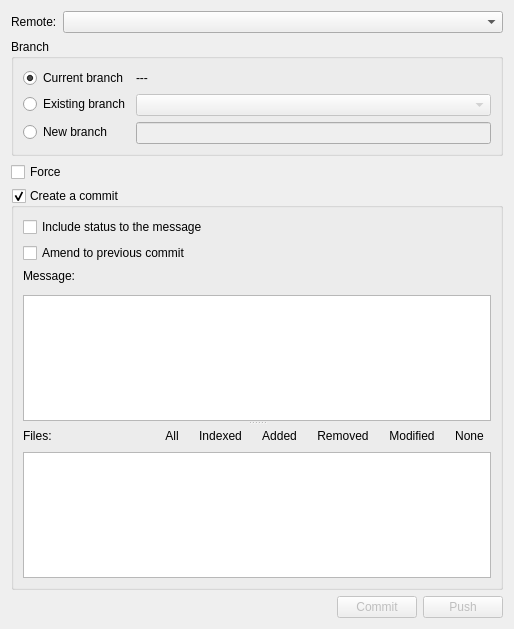
<?xml version="1.0" encoding="UTF-8"?>
<ui version="4.0">
 <class>CommitPushDialog</class>
 <widget class="QDialog" name="CommitPushDialog">
  <property name="geometry">
   <rect>
    <x>0</x>
    <y>0</y>
    <width>514</width>
    <height>629</height>
   </rect>
  </property>
  <property name="windowTitle">
   <string>Commit/Push</string>
  </property>
  <layout class="QVBoxLayout" name="verticalLayout_4">
   <item>
    <layout class="QFormLayout" name="formLayout_2">
     <item row="0" column="0">
      <widget class="QLabel" name="labelCurrentBranchName_2">
       <property name="text">
        <string>Remote:</string>
       </property>
      </widget>
     </item>
     <item row="0" column="1">
      <widget class="QComboBox" name="comboBoxRemote"/>
     </item>
    </layout>
   </item>
   <item>
    <widget class="QGroupBox" name="groupBox">
     <property name="title">
      <string>Branch</string>
     </property>
     <layout class="QFormLayout" name="formLayout">
      <item row="1" column="0">
       <widget class="QRadioButton" name="radioButtonCurrentBranch">
        <property name="text">
         <string>Current branch</string>
        </property>
        <property name="checked">
         <bool>true</bool>
        </property>
       </widget>
      </item>
      <item row="2" column="0">
       <widget class="QRadioButton" name="radioButtonExistingBranch">
        <property name="text">
         <string>Existing branch</string>
        </property>
       </widget>
      </item>
      <item row="2" column="1">
       <widget class="QComboBox" name="comboBoxBranch">
        <property name="enabled">
         <bool>false</bool>
        </property>
       </widget>
      </item>
      <item row="3" column="0">
       <widget class="QRadioButton" name="radioButtonNewBranch">
        <property name="text">
         <string>New branch</string>
        </property>
       </widget>
      </item>
      <item row="3" column="1">
       <widget class="QLineEdit" name="lineEditNewBranchName">
        <property name="enabled">
         <bool>false</bool>
        </property>
       </widget>
      </item>
      <item row="1" column="1">
       <widget class="QLabel" name="labelCurrentBranchName">
        <property name="text">
         <string>---</string>
        </property>
       </widget>
      </item>
     </layout>
    </widget>
   </item>
   <item>
    <widget class="QCheckBox" name="checkBoxForce">
     <property name="whatsThis">
      <string>&lt;html&gt;&lt;head/&gt;&lt;body&gt;&lt;p&gt;Usually, the command refuses to update a remote ref that is not an ancestor of the local ref used to overwrite it. Also, when --force-with-lease option is used, the command refuses to update a remote ref whose current value does not match what is expected.&lt;/p&gt;&lt;p&gt;This flag disables these checks, and can cause the remote repository to lose commits; use it with care.&lt;/p&gt;&lt;p&gt;&lt;br/&gt;&lt;/p&gt;&lt;p&gt;&lt;a href=&quot;https://git-scm.com/docs/git-push#Documentation/git-push.txt--f&quot;&gt;&lt;span style=&quot; text-decoration: underline; color:#007af4;&quot;&gt;More information...&lt;/span&gt;&lt;/a&gt;&lt;/p&gt;&lt;/body&gt;&lt;/html&gt;</string>
     </property>
     <property name="text">
      <string>Force</string>
     </property>
    </widget>
   </item>
   <item>
    <widget class="QGroupBox" name="groupBoxMakeCommit">
     <property name="title">
      <string>Create a commit</string>
     </property>
     <property name="checkable">
      <bool>true</bool>
     </property>
     <layout class="QVBoxLayout" name="verticalLayout_3">
      <item>
       <widget class="QCheckBox" name="checkBoxIncludeStatus">
        <property name="whatsThis">
         <string>&lt;html&gt;&lt;head/&gt;&lt;body&gt;&lt;p&gt;Include the output of &amp;quot;git status&amp;quot; in the commit message template when using an editor to prepare the commit message. &lt;/p&gt;&lt;p&gt;&lt;a href=&quot;https://git-scm.com/docs/git-commit#Documentation/git-commit.txt---status&quot;&gt;&lt;span style=&quot; text-decoration: underline; color:#2980b9;&quot;&gt;More information&lt;/span&gt;&lt;/a&gt;&lt;/p&gt;&lt;/body&gt;&lt;/html&gt;</string>
        </property>
        <property name="text">
         <string>Include status to the message</string>
        </property>
        <property name="tristate">
         <bool>true</bool>
        </property>
       </widget>
      </item>
      <item>
       <widget class="QCheckBox" name="checkBoxAmend">
        <property name="whatsThis">
         <string>&lt;html&gt;&lt;head/&gt;&lt;body&gt;&lt;p&gt;Replace the tip of the current branch by creating a new commit.&lt;/p&gt;&lt;p&gt;&lt;br/&gt;&lt;/p&gt;&lt;p&gt;&lt;a href=&quot;https://git-scm.com/docs/git-commit#Documentation/git-commit.txt---amend&quot;&gt;&lt;span style=&quot; text-decoration: underline; color:#2980b9;&quot;&gt;More info&lt;/span&gt;&lt;/a&gt;&lt;/p&gt;&lt;/body&gt;&lt;/html&gt;</string>
        </property>
        <property name="text">
         <string>Amend to previous commit</string>
        </property>
       </widget>
      </item>
      <item>
       <widget class="QSplitter" name="splitter">
        <property name="orientation">
         <enum>Qt::Vertical</enum>
        </property>
        <property name="childrenCollapsible">
         <bool>false</bool>
        </property>
        <widget class="QWidget" name="widget" native="true">
         <layout class="QVBoxLayout" name="verticalLayout_2">
          <property name="leftMargin">
           <number>0</number>
          </property>
          <property name="topMargin">
           <number>0</number>
          </property>
          <property name="rightMargin">
           <number>0</number>
          </property>
          <property name="bottomMargin">
           <number>0</number>
          </property>
          <item>
           <widget class="QLabel" name="label">
            <property name="text">
             <string>Message:</string>
            </property>
           </widget>
          </item>
          <item>
           <widget class="QWidget" name="widget_2" native="true"/>
          </item>
          <item>
           <widget class="CompletionTextEdit" name="textEditMessage">
            <property name="whatsThis">
             <string>&lt;html&gt;&lt;head/&gt;&lt;body&gt;&lt;p&gt;Use the given text as the commit message. &lt;/p&gt;&lt;p&gt;&lt;a href=&quot;https://git-scm.com/docs/git-commit#Documentation/git-commit.txt---messageltmsggt&quot;&gt;&lt;span style=&quot; text-decoration: underline; color:#2980b9;&quot;&gt;More information&lt;/span&gt;&lt;/a&gt;&lt;/p&gt;&lt;/body&gt;&lt;/html&gt;</string>
            </property>
           </widget>
          </item>
         </layout>
        </widget>
        <widget class="QWidget" name="layoutWidget">
         <layout class="QVBoxLayout" name="verticalLayout">
          <item>
           <layout class="QHBoxLayout" name="horizontalLayout_2">
            <item>
             <widget class="QLabel" name="label_2">
              <property name="text">
               <string>Files:</string>
              </property>
             </widget>
            </item>
            <item>
             <spacer name="horizontalSpacer_2">
              <property name="orientation">
               <enum>Qt::Horizontal</enum>
              </property>
              <property name="sizeHint" stdset="0">
               <size>
                <width>40</width>
                <height>20</height>
               </size>
              </property>
             </spacer>
            </item>
            <item>
             <widget class="QToolButton" name="toolButtonAddAll">
              <property name="text">
               <string>All</string>
              </property>
              <property name="autoRaise">
               <bool>true</bool>
              </property>
             </widget>
            </item>
            <item>
             <widget class="QToolButton" name="toolButtonAddIndexed">
              <property name="text">
               <string>Indexed</string>
              </property>
              <property name="autoRaise">
               <bool>true</bool>
              </property>
             </widget>
            </item>
            <item>
             <widget class="QToolButton" name="toolButtonAddAdded">
              <property name="text">
               <string>Added</string>
              </property>
              <property name="autoRaise">
               <bool>true</bool>
              </property>
             </widget>
            </item>
            <item>
             <widget class="QToolButton" name="toolButtonAddRemoved">
              <property name="text">
               <string>Removed</string>
              </property>
              <property name="autoRaise">
               <bool>true</bool>
              </property>
             </widget>
            </item>
            <item>
             <widget class="QToolButton" name="toolButtonAddModified">
              <property name="text">
               <string>Modified</string>
              </property>
              <property name="autoRaise">
               <bool>true</bool>
              </property>
             </widget>
            </item>
            <item>
             <widget class="QToolButton" name="toolButtonAddNone">
              <property name="text">
               <string>None</string>
              </property>
              <property name="autoRaise">
               <bool>true</bool>
              </property>
             </widget>
            </item>
           </layout>
          </item>
          <item>
           <widget class="QListView" name="listView">
            <property name="contextMenuPolicy">
             <enum>Qt::CustomContextMenu</enum>
            </property>
           </widget>
          </item>
         </layout>
        </widget>
       </widget>
      </item>
     </layout>
    </widget>
   </item>
   <item>
    <layout class="QHBoxLayout" name="horizontalLayout">
     <item>
      <spacer name="horizontalSpacer">
       <property name="orientation">
        <enum>Qt::Horizontal</enum>
       </property>
       <property name="sizeHint" stdset="0">
        <size>
         <width>40</width>
         <height>20</height>
        </size>
       </property>
      </spacer>
     </item>
     <item>
      <widget class="QPushButton" name="pushButtonCommit">
       <property name="enabled">
        <bool>false</bool>
       </property>
       <property name="text">
        <string>Commit</string>
       </property>
      </widget>
     </item>
     <item>
      <widget class="QPushButton" name="pushButtonPush">
       <property name="enabled">
        <bool>false</bool>
       </property>
       <property name="text">
        <string>Push</string>
       </property>
      </widget>
     </item>
    </layout>
   </item>
  </layout>
 </widget>
 <customwidgets>
  <customwidget>
   <class>CompletionTextEdit</class>
   <extends>QTextEdit</extends>
   <header>widgets/completiontextedit.h</header>
  </customwidget>
 </customwidgets>
 <tabstops>
  <tabstop>radioButtonCurrentBranch</tabstop>
  <tabstop>radioButtonExistingBranch</tabstop>
  <tabstop>comboBoxBranch</tabstop>
  <tabstop>radioButtonNewBranch</tabstop>
  <tabstop>lineEditNewBranchName</tabstop>
  <tabstop>checkBoxIncludeStatus</tabstop>
  <tabstop>checkBoxAmend</tabstop>
  <tabstop>textEditMessage</tabstop>
  <tabstop>toolButtonAddAll</tabstop>
  <tabstop>toolButtonAddIndexed</tabstop>
  <tabstop>toolButtonAddNone</tabstop>
  <tabstop>listView</tabstop>
  <tabstop>pushButtonCommit</tabstop>
  <tabstop>pushButtonPush</tabstop>
 </tabstops>
 <resources/>
 <connections>
  <connection>
   <sender>radioButtonExistingBranch</sender>
   <signal>toggled(bool)</signal>
   <receiver>comboBoxBranch</receiver>
   <slot>setEnabled(bool)</slot>
   <hints>
    <hint type="sourcelabel">
     <x>83</x>
     <y>102</y>
    </hint>
    <hint type="destinationlabel">
     <x>194</x>
     <y>111</y>
    </hint>
   </hints>
  </connection>
  <connection>
   <sender>radioButtonNewBranch</sender>
   <signal>toggled(bool)</signal>
   <receiver>lineEditNewBranchName</receiver>
   <slot>setEnabled(bool)</slot>
   <hints>
    <hint type="sourcelabel">
     <x>71</x>
     <y>140</y>
    </hint>
    <hint type="destinationlabel">
     <x>197</x>
     <y>140</y>
    </hint>
   </hints>
  </connection>
  <connection>
   <sender>radioButtonCurrentBranch</sender>
   <signal>toggled(bool)</signal>
   <receiver>labelCurrentBranchName</receiver>
   <slot>setEnabled(bool)</slot>
   <hints>
    <hint type="sourcelabel">
     <x>71</x>
     <y>77</y>
    </hint>
    <hint type="destinationlabel">
     <x>234</x>
     <y>77</y>
    </hint>
   </hints>
  </connection>
  <connection>
   <sender>checkBoxAmend</sender>
   <signal>toggled(bool)</signal>
   <receiver>widget</receiver>
   <slot>setDisabled(bool)</slot>
   <hints>
    <hint type="sourcelabel">
     <x>63</x>
     <y>239</y>
    </hint>
    <hint type="destinationlabel">
     <x>88</x>
     <y>311</y>
    </hint>
   </hints>
  </connection>
 </connections>
 <slots>
  <slot>checkButtonsEnable()</slot>
 </slots>
</ui>
